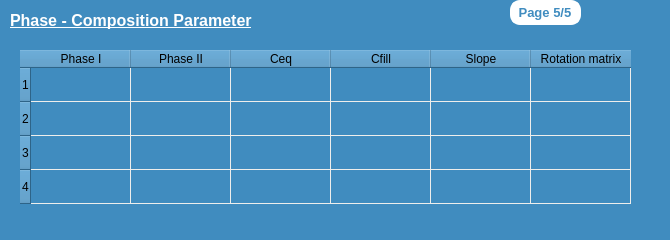
      <widget class="QWidget" name="page_2">
       <property name="styleSheet">
        <string notr="true">background-color: rgb(64, 140, 191);</string>
       </property>
       <widget class="QLabel" name="label_79">
        <property name="geometry">
         <rect>
          <x>10</x>
          <y>10</y>
          <width>261</width>
          <height>21</height>
         </rect>
        </property>
        <property name="font">
         <font>
          <family>Ubuntu</family>
          <pointsize>12</pointsize>
          <weight>75</weight>
          <bold>true</bold>
          <underline>true</underline>
         </font>
        </property>
        <property name="styleSheet">
         <string notr="true">color: rgb(255, 255, 255);</string>
        </property>
        <property name="text">
         <string>Phase - Composition Parameter</string>
        </property>
       </widget>
       <widget class="QTableWidget" name="tableWidgetGP">
        <property name="geometry">
         <rect>
          <x>20</x>
          <y>50</y>
          <width>641</width>
          <height>181</height>
         </rect>
        </property>
        <property name="font">
         <font>
          <family>Ubuntu</family>
          <pointsize>10</pointsize>
         </font>
        </property>
        <property name="styleSheet">
         <string notr="true">#tableWidgetGP{
gridline-color: rgb(238, 238, 236);
border : none;
}

#tableWidgetGP::item {
    color: white;
}</string>
        </property>
        <property name="frameShadow">
         <enum>QFrame::Raised</enum>
        </property>
        <property name="horizontalScrollBarPolicy">
         <enum>Qt::ScrollBarAlwaysOff</enum>
        </property>
        <property name="selectionMode">
         <enum>QAbstractItemView::SingleSelection</enum>
        </property>
        <property name="rowCount">
         <number>4</number>
        </property>
        <attribute name="horizontalHeaderMinimumSectionSize">
         <number>40</number>
        </attribute>
        <attribute name="verticalHeaderMinimumSectionSize">
         <number>24</number>
        </attribute>
        <attribute name="verticalHeaderDefaultSectionSize">
         <number>34</number>
        </attribute>
        <row/>
        <row/>
        <row/>
        <row/>
        <column>
         <property name="text">
          <string> Phase I </string>
         </property>
         <property name="font">
          <font>
           <family>Ubuntu</family>
           <pointsize>9</pointsize>
          </font>
         </property>
        </column>
        <column>
         <property name="text">
          <string> Phase II </string>
         </property>
         <property name="font">
          <font>
           <family>Ubuntu</family>
           <pointsize>9</pointsize>
          </font>
         </property>
        </column>
        <column>
         <property name="text">
          <string>Ceq</string>
         </property>
         <property name="font">
          <font>
           <family>Ubuntu</family>
           <pointsize>9</pointsize>
          </font>
         </property>
        </column>
        <column>
         <property name="text">
          <string>Cfill</string>
         </property>
         <property name="font">
          <font>
           <family>Ubuntu</family>
           <pointsize>9</pointsize>
          </font>
         </property>
        </column>
        <column>
         <property name="text">
          <string>Slope</string>
         </property>
         <property name="font">
          <font>
           <family>Ubuntu</family>
           <pointsize>9</pointsize>
          </font>
         </property>
        </column>
        <column>
         <property name="text">
          <string>Rotation matrix</string>
         </property>
         <property name="font">
          <font>
           <family>Ubuntu</family>
           <pointsize>9</pointsize>
          </font>
         </property>
        </column>
        <item row="0" column="0">
         <property name="text">
          <string/>
         </property>
        </item>
        <item row="1" column="1">
         <property name="text">
          <string/>
         </property>
        </item>
       </widget>
       <widget class="QLabel" name="label_83">
        <property name="geometry">
         <rect>
          <x>510</x>
          <y>0</y>
          <width>71</width>
          <height>25</height>
         </rect>
        </property>
        <property name="font">
         <font>
          <family>Ubuntu</family>
          <pointsize>10</pointsize>
          <weight>75</weight>
          <bold>true</bold>
         </font>
        </property>
        <property name="styleSheet">
         <string notr="true">background-color: rgb(255, 255, 255);
border : 2px solid white;
border-radius :10px;
color :rgb(64, 140, 191);</string>
        </property>
        <property name="text">
         <string> Page 5/5</string>
        </property>
       </widget>
      </widget>
